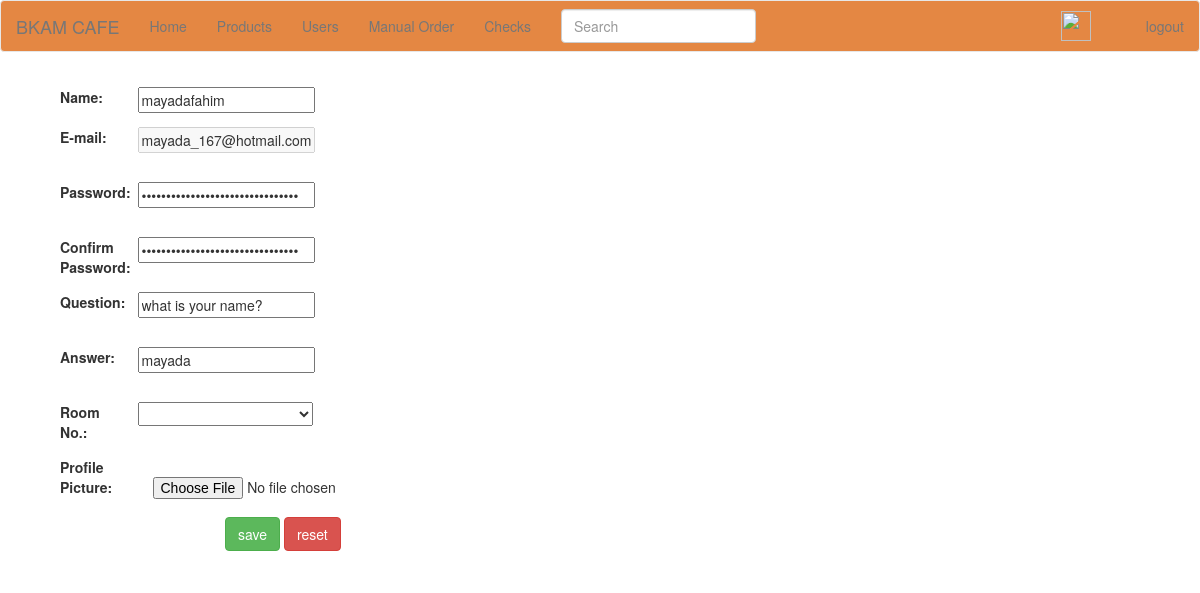
The page /php/edituser.php?id=31 on the database its author committed.
### tables this page shows
CREATE TABLE `users` (
  `id` int(11) NOT NULL AUTO_INCREMENT,
  `username` varchar(25) NOT NULL,
  `email` varchar(30) NOT NULL,
  `password` varchar(255) DEFAULT NULL,
  `image` varchar(50) DEFAULT NULL,
  `type` varchar(10) DEFAULT NULL,
  `room_id` int(11) DEFAULT NULL,
  `question` varchar(250) DEFAULT NULL,
  `answer` varchar(250) DEFAULT NULL,
  PRIMARY KEY (`id`),
  UNIQUE KEY `email` (`email`),
  KEY `Foreignroom` (`room_id`),
  CONSTRAINT `Foreignroom` FOREIGN KEY (`room_id`) REFERENCES `rooms` (`id`)
);

### php/ORM.php (called while the page is built, shortened)
<?php
class ORM {
    static $conn;
    private $dbconn;
    protected $table;
    static function getInstance(){
        if(self::$conn == null){
            self::$conn = new ORM();
        }
        return self::$conn;
    }
    protected function __construct(){
        extract($GLOBALS['conf']);
        $this->dbconn = new mysqli($host, $username, $password, $database);
    }
    function setTable($table){
        $this->table = $table;
    }
    function select($data){
        $a=array();
        $query="select * from $this->table ";
        if(count($data)>=1){
            $query.="where ";
         foreach($data as $col =>$value){
            $query .= $col."= '".$value."'and ";
        }
         $query[strlen($query)-4]=" ";
         $query[strlen($query)-3]=" ";
         $query[strlen($query)-2]=" ";
     }
         $state = $this->dbconn->query($query);
        if(! $state){
         return $this->dbconn->error;
        }
        else{
            for ($row_no = $state->num_rows - 1; $row_no >= 0; $row_no--) {
            $state->data_seek($row_no);
            $row = $state->fetch_assoc();
            array_push($a,$row);
         }
        }
        return $a;
    }
 }

### php/edituser.php (the view, shortened to what this page needs)
<html>
<head>
	<link rel="stylesheet" href="http://maxcdn.bootstrapcdn.com/bootstrap/3.2.0/css/bootstrap.min.css">
	<link rel="stylesheet" href="style.css">
</head>
<body>
<?php
include "main.php";
include_once( "ORM.php");
if (!empty($_GET['id'])){
	$id=$_GET['id'];
	$select_user = ORM::getInstance();
	$select_user->setTable('users');
	$selected=$select_user->select(array('id'=>$id));
	}
if (!empty($_FILES['userprofilepic']['name'])){
		$file1=$_FILES['userprofilepic']['name'];
		$file=array('name'=>$file1,'type'=>$_FILES['userprofilepic']['type'],'tmp_name'=>$_FILES['userprofilepic']['tmp_name'],'error'=>$_FILES['userprofilepic']['error'],'size'=>$_FILES['userprofilepic']['size']);}
	elseif(!empty($_POST['pic'])){
		$file1=$_POST['pic'];
		$file=array('name'=>$file1,'type'=>"image/jpeg",'tmp_name'=>'','error'=>0,'size'=>1024000);}
	else {
		$file1=$selected[0]['image'];
		$file=array('name'=>$file1,'type'=>"image/jpeg",'tmp_name'=>'','error'=>0,'size'=>1024000);}
	 if($_POST and empty($error_array) )
	{
 $name=rename("/var/www/html/project/image/".$file1, "/var/www/html/project/image/".$_POST['mail'].".jpg");
			$roomNumber =ORM::getInstance();
  			$roomNumber-> setTable("rooms");
			$roomcond=array('number'=>$_POST["roomNo"]);
 			$roomarr=$roomNumber->select($roomcond);
 			$Room=($roomarr[0]['id']);
			$datauserupdate=array("username" => $_POST['username'],
							"password"=>md5($_POST['password']),
							'image'=>$_POST['mail'].".jpg",
							"type"=>"user",
							"room_id"=>$Room,
							"question"=>$_POST["question"],
							"answer"=>$_POST["answer"],
							'where'=>'where',
							'id'=>$_POST['id']
							);
$add =ORM::getInstance();
$add-> setTable("users");
$array=$add->update($datauserupdate);
if($array==1)
header("Location:allusers.php");
?>
<?php } else { ?>
<div class="container">
		<form method="post" action="edituser.php"  enctype="multipart/form-data">
<div class="form-group">
		<div class="col-sm-12">
			<label class="col-sm-1 control-label" >Name:</label>
				<input type="text" name="username" value="<?php if(isset($error_array['username']))echo $_POST['username'];
if(!empty($selected[0]['username'])) echo $selected[0]['username'];
								else echo $_POST['username'];?>"
				placeHolder="Enter username"><br>
			</div></div><br><br>
	<div class="form-group">
<div class="col-sm-12">
			<label class="col-sm-1 control-label">E-mail:</label>
				<input type="text" id="email" name="email" value="<?php if (isset($error_array['email'])) echo $_POST['email'];
if(!empty($selected[0]['email'])) echo $selected[0]['email'];
								else echo $_POST['mail'];?>"  placeHolder="Enter Email" disabled></div></div><br><br>
			<div class="form-group">
			<div class="col-sm-12">
			<label class="col-sm-1 control-label">Password:</label>
				<input type="password" name="password" value="<?php if (isset($error_array['password']))echo $_POST['password'];
if(!empty($selected[0]['password'])) echo $selected[0]['password'];
								else echo $_POST['password'];?>"  placeHolder="Enter Password"></div></div><br><br>
			<div class="form-group">
			<div class="col-sm-12">
			<label class="col-sm-1 control-label">Confirm Password:</label>
				<input type="password" name="confirmpassword" value="<?php if( isset($error_array['confirmpassword']))echo $_POST['confirmpassword'];
if(!empty($selected[0]['password'])) echo $selected[0]['password'];
								else echo $_POST['confirmpassword'];?>" placeHolder="Enter confirmPassword"></div></div><br><br>
			<div class="form-group">
			<div class="col-sm-12">
<label class="col-sm-1 control-label">Question:</label>
				<input type="text" name="question" value="<?php if( isset($error_array['question']))echo $_POST['question'];
if(!empty($selected[0]['question'])) echo $selected[0]['question'];
								else echo $_POST['question'];?>" placeHolder="Enter Question"></div></div><br><br>
			<div class="form-group">
			<div class="col-sm-12">
<label class="col-sm-1 control-label">Answer:</label>
				<input type="text" name="answer" value="<?php if( isset($error_array['answer']))echo $_POST['answer'];
if(!empty($selected[0]['answer'])) echo $selected[0]['answer'];
								else echo $_POST['answer'];?>" placeHolder="Enter Answer"></div></div><br><br>
			<div class="form-group">
			<div class="col-sm-12">
			<label class="col-sm-1 control-label">Room No.:</label>
	<select name="roomNo" id="room_comb" style='width:175px;'>
			<option>
				<?php $select_Room=ORM::getInstance();
					$select_Room->setTable('rooms');
					$selected_item=$select_Room->select(array());
					for($i=0;$i<count($selected_item);$i++) {
					 ?>
					<option ><?php echo $selected_item[$i]['number']; ?>
					<?php }?>
					</select>
									</div></div><br><br>
			<div class="form-group">
			<div class="col-sm-12">
			<label class="col-sm-1 control-label">Profile Picture:</label><br>
				<input type="file" name="userprofilepic" class="col-sm-10 " ><br><br>
												 </div></div><br><br>
			<div class="row">
					<div class="col-sm-6 col-md-4 col-md-offset-2">
			<input type="submit" name="submit" value="save" class="btn btn-success" >
			<input type="reset"  value="reset" class="btn btn-danger"></div></div>
		</form>
</div>
</body>
</html>
<?php } ?>

### rows shown on the page
users: username "mayadafahim", email "mayada_167@hotmail.com", question "what is your name?", answer "mayada"
